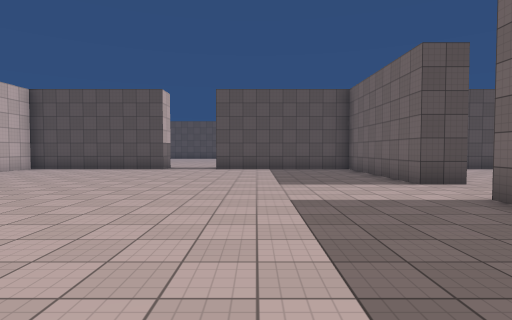
[1] (above)

16 first-person views from a walk through a Unity game level. The camera is 1.5 m above the floor, tilts 2° down and sees 80° across. The floor is counted in squares, 2 m on a side. Each view is taken from the middle of a square. On the plan, view 1 faces up. The plan holds only what a view shows up to about 10 squares ahead; the rest is blank. The place goes on beyond the plan. The player is left out. Some animated figures are not drawn. Surface patterns are stand-ins for the level's own textures.

[2]
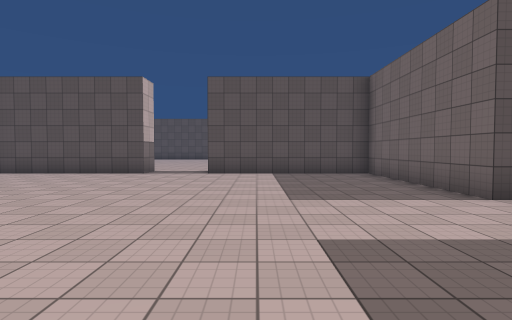

[3]
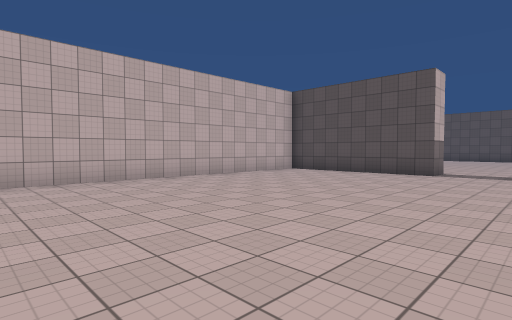

[4]
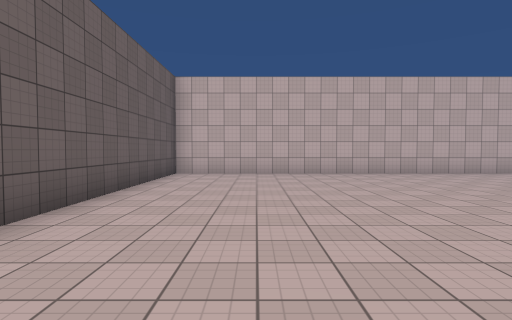

[5]
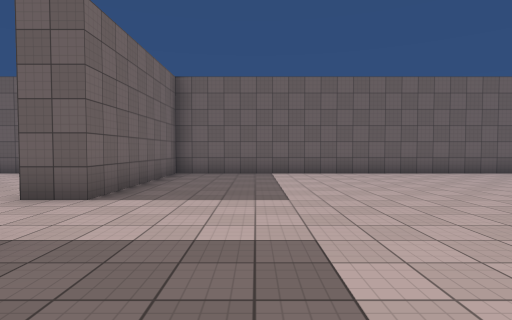

[6]
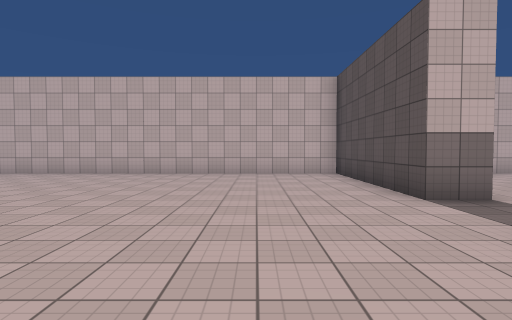

[7]
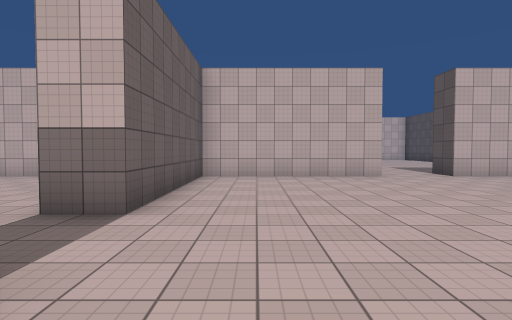

[8]
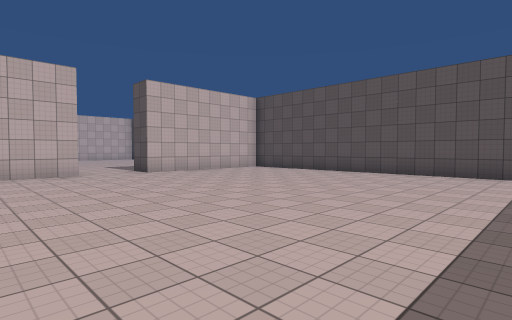

[9]
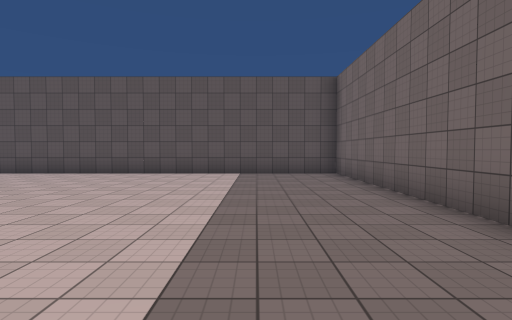

[10]
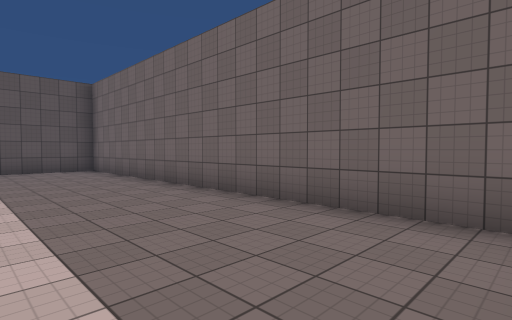

[11]
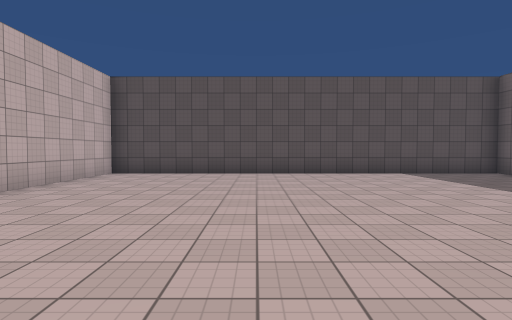

[12]
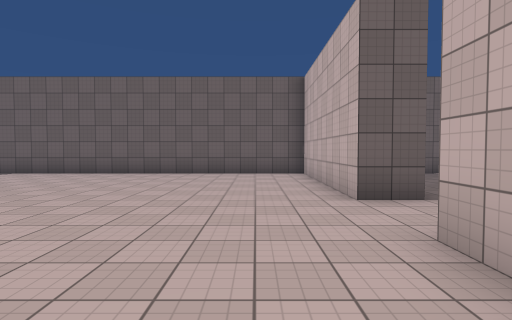

[13]
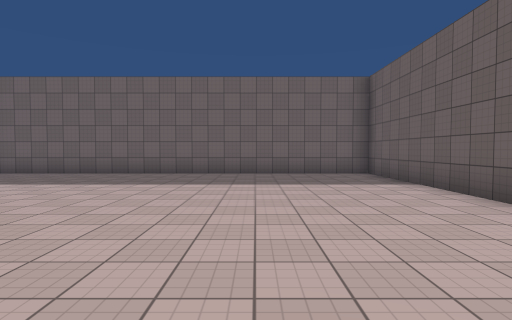

[14]
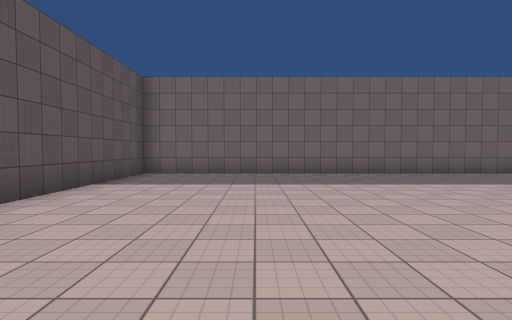

[15]
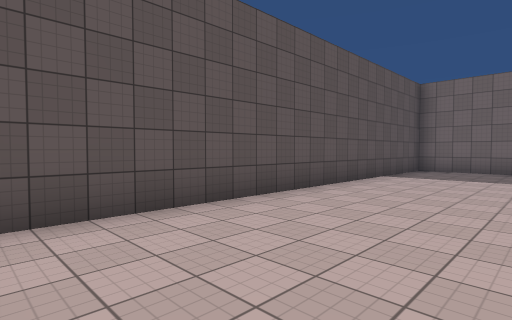

[16]
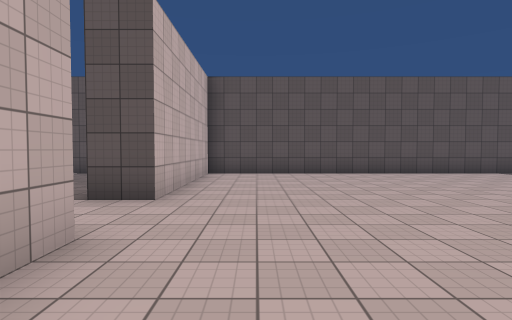

### Floor plan
Points are (right, up) in squares from view 1. A wall is a line through its corners. A room is listed if a view was taken in it or the views show most of it. See-through windows are left out.
Room 1 (views 1, 2, 3, 4, 5, 6)
walls: (4.5, 6.5) (3.5, 6.5) (3.5, 11.5) (-1.5, 11.5); (-3.5, 12.5) (-3.5, 11.5) (-8.5, 11.5) (-8.5, -0.5) (3.5, -0.5) (3.5, 4.5) (4.5, 4.5)
ways out: opening at (-2.5, 12) to room 2; opening at (4, 5.5) to room 3
Room 2 (views 7, 8, 9, 10, 11)
walls: (-8.5, 17.6) (-8.5, 12.5) (-3.5, 12.5); (3.5, 13.2) (3.5, 24.5) (-8.5, 24.5) (-8.5, 19.5) (-9.5, 19.5)
ways out: opening at (-2.5, 12) to room 1
Room 3 (views 12, 13, 14, 15, 16)
walls: (4.5, 4.5) (4.5, -0.5) (16.5, -0.5) (16.5, 11.5) (4.5, 11.5) (4.5, 6.5)
ways out: opening at (4, 5.5) to room 1

Where each view was taken, in squares from view 1:
view 1: 0 up, 0 right, facing up
view 2: 2 up, 0 right, facing up
view 3: 2 up, 1 left, facing up-left
view 4: 2 up, 1 right, facing left
view 5: 9 up, 1 right, facing down
view 6: 9 up, 1 right, facing left
view 7: 14 up, 0 right, facing left
view 8: 15 up, 1 right, facing up-left
view 9: 15 up, 1 right, facing up
view 10: 13 up, 0 right, facing up-right
view 11: 15 up, 4 left, facing up
view 12: 9 up, 6 right, facing down
view 13: 3 up, 7 right, facing right
view 14: 8 up, 7 right, facing right
view 15: 8 up, 5 right, facing up-right
view 16: 2 up, 6 right, facing up
